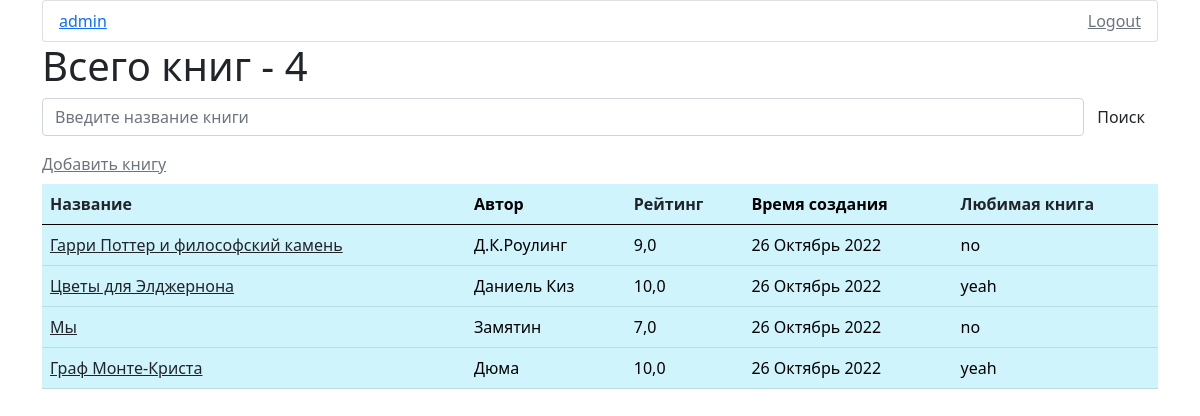
The page / (signed in) on the database its author committed.
### users/models.py (models this page shows)
class User(AbstractUser):
    pass

### book/models.py (models this page shows, shortened)
class Book(models.Model):
    user = models.ForeignKey(User, on_delete=models.CASCADE, verbose_name='Пользователь')
    title = models.CharField(max_length=255, verbose_name='Название книги')
    author = models.CharField(max_length=100, verbose_name='Автор книги')
    category = models.CharField(max_length=50, choices=Category.choices, verbose_name='Категория')
    photo = models.ImageField(upload_to='photos/%Y/%m/%d/', verbose_name='Обложка', blank=True, null=True)
    review = models.TextField(verbose_name='Рецензия')
    rating = models.FloatField(validators=[MinValueValidator(0.0), MaxValueValidator(10.0)],
                               verbose_name='Оценка')
    time_create = models.DateTimeField(auto_now_add=True, verbose_name='Время создание')
    time_update = models.DateTimeField(auto_now=True, verbose_name='Время обновления')
    favorite = models.BooleanField(default=False, verbose_name='Любимая книга')
    def get_absolute_url(self):
        return reverse('profile:book', kwargs={'book_id': self.pk})
    class Meta:
        verbose_name = 'Книга'
        verbose_name_plural = 'Книги'

### book/views.py (the view)
# urls.py: path('', BookListView.as_view(), name='profile'),
class BookListView(LoginRequiredMixin, BookMixinData, ListView):
    login_url = '/users/login/'
    def get_context_data(self, *, object_list=None, **kwargs):
        context = super().get_context_data()
        context['amout_books'] = Book.objects.all().count()
        return context
    def get_queryset(self):
        return Book.objects.filter(user=self.request.user).order_by('-time_create')

### templates/book/profile.html (shortened to what this page needs)
{% extends 'book/base.html' %}
{% block content %}
    <div><h1>Всего книг - {{ amout_books }}</h1></div>
    <form action="{% url 'profile:search' %}" method="get" class="d-flex editContent mb-3">
    <input type="search" name="search" class="form-control" placeholder="Введите название книги">
    <button class="btn" type="submit">Поиск</button>
    </form>
    <div class="mb-2"><a href="{% url 'profile:add_book' %}" class="link-secondary">Добавить книгу</a></div>
    <table class="table-info table">
    <thead>
        <th class="col"><a href="{% url 'profile:order_by_title' %}" style="text-decoration: none; color: #212529">Название</a></th>
        <th class="col">Автор</th>
        <th class="col"><a href="{% url 'profile:order_by_rating' %}" style="text-decoration: none; color: #212529">Рейтинг</a></th>
        <th class="col">Время создания</th>
        <th class="col"><a href="{% url 'profile:favorite_books' %}" style="text-decoration: none; color: #212529">Любимая книга</a></th>
    </thead>
    <tbody>
    {% for book in books %}
        <tr>
            <td><a href="{{ book.get_absolute_url }}" class="link-dark">{{ book.title }}</a></td>
            <td>{{ book.author }}</td>
            <td>{{ book.rating }}</td>
            <td>{{ book.time_create | date:'d F Y'}}</td>
            <td>{{ book.favorite | yesno:"yeah,no,maybe"}}</td>
        </tr>
    {% endfor %}
    </tbody>
    </table>
{% endblock %}

### templates/book/base.html (shortened to what this page needs)
{% load static %}
<!DOCTYPE html>
<html lang="en">
<head>
    <link rel="stylesheet" href="{% static 'book/css/style.css' %}">
    <link href="https://cdn.jsdelivr.net/npm/bootstrap@5.0.2/dist/css/bootstrap.min.css" rel="stylesheet">
</head>
<body class="container">
<ul class="list-group ">
    <li class="list-group-item">
        <div class="d-flex justify-content-between">
            <a href="{% url 'profile:profile' %}">{{ user }}</a>
        <a href="{% url 'logout' %}" class="link-secondary">Logout</a>
        </div>
    </li>
</ul>
{% block content %}
{% endblock %}
</body>
</html>

### rows shown on the page
User: username "admin"
Book: title "Гарри Поттер и философский камень", author "Д.К.Роулинг", rating "9,0", time_create "26 Октябрь 2022", favorite "no"
Book: title "Цветы для Элджернона", author "Даниель Киз", rating "10,0", time_create "26 Октябрь 2022", favorite "yeah"
Book: title "Мы", author "Замятин", rating "7,0", time_create "26 Октябрь 2022", favorite "no"
Book: title "Граф Монте-Криста", author "Дюма", rating "10,0", time_create "26 Октябрь 2022", favorite "yeah"

### other values the page prints
{{ amout_books }} "4"
